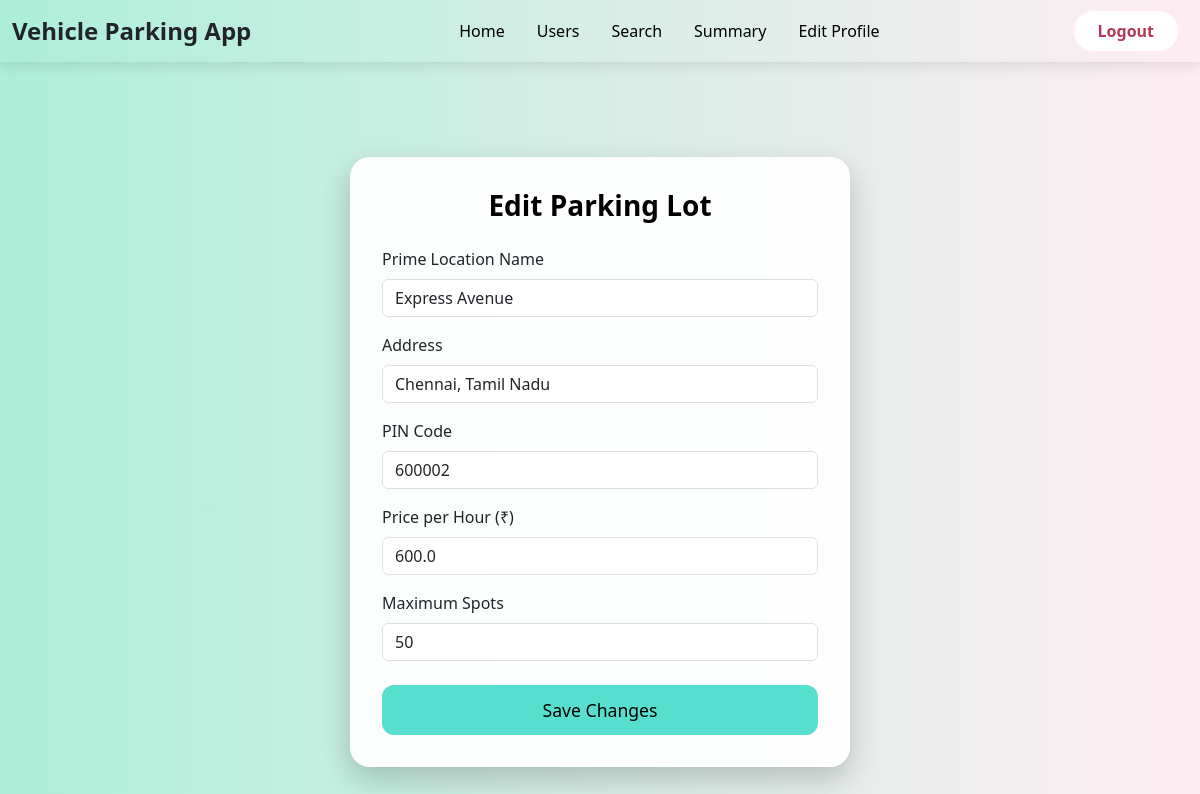
The page /admin_dashboard/edit_parking_lot/1 (signed in) on the database its author committed.
### models.py (models this page shows)
class Parking_Lot(db.Model):
    __tablename__ = 'parking_lot'
    id = db.Column(db.Integer, primary_key=True)
    prime_location_name = db.Column(db.String(128), nullable=False)
    address = db.Column(db.String(128), nullable=False)
    pin_code = db.Column(db.String(6), nullable=False)
    price_per_hour = db.Column(db.Float, nullable=False)
    maximum_spots = db.Column(db.Integer, nullable=False)
    parking_spots = db.relationship('Parking_Spot', backref='parking_lot', lazy=True)

### routes.py (the view)
@app.route('/admin_dashboard/edit_parking_lot/<int:lot_id>')
@admin_required
def edit_parking_lot(lot_id):
    parking_lot = Parking_Lot.query.get(lot_id)
    if not parking_lot:
        flash('Parking lot not found', 'danger')
        return redirect(url_for('admin_dashboard', user_id=session['user_id']))
    return render_template('edit_parking_lot.html', parking_lot=parking_lot)

### routes.py (called while the page is built)
def admin_required(func):
    @wraps(func)
    def inner(*args, **kwargs):
        if 'user_id' not in session:
            flash('You need to log in first', 'danger')
            return redirect(url_for('admin_login'))
        user = User.query.get(session['user_id'])
        if not user.is_admin:
            flash('You do not have permission to access this page', 'danger')
            return redirect(url_for('admin_login'))
        return func(*args, **kwargs)
    return inner

### templates/edit_parking_lot.html (shortened to what this page needs)
{% extends 'layout.html' %}
{% block navbar %}
    {% include 'admin_navbar.html' %}
{% endblock navbar %}
{% block content %}
<div class="container d-flex justify-content-center align-items-center edit-lot-container">
    <div class="edit-lot-card text-center">
        <h2 class="form-title mb-4">Edit Parking Lot</h2>
        <form method="POST" action="">
            <div class="mb-3 text-start">
                <label for="prime_location_name" class="form-label">Prime Location Name</label>
                <input type="text" class="form-control" id="prime_location_name" name="prime_location_name" value="{{parking_lot.prime_location_name}}" required>
            </div>
            <div class="mb-3 text-start">
                <label for="address" class="form-label">Address</label>
                <input type="text" class="form-control" id="address" name="address" value="{{parking_lot.address}}" required>
            </div>
            <div class="mb-3 text-start">
                <label for="pin_code" class="form-label">PIN Code</label>
                <input type="text" class="form-control" id="pin_code" name="pin_code" value="{{parking_lot.pin_code}}" required>
            </div>
            <div class="mb-3 text-start">
                <label for="price_per_hour" class="form-label">Price per Hour (₹)</label>
                <input type="number" class="form-control" id="price_per_hour" name="price_per_hour" value="{{parking_lot.price_per_hour}}" min="0" required>
            </div>
            <div class="mb-4 text-start">
                <label for="maximum_spots" class="form-label">Maximum Spots</label>
                <input type="number" class="form-control" id="maximum_spots" name="maximum_spots" value="{{parking_lot.maximum_spots}}" min="1" required>
            </div>
            <div class="d-grid">
                <button type="submit" class="btn btn-save">Save Changes</button>
            </div>
        </form>
    </div>
</div>
{% endblock content %}

### templates/edit_parking_lot.html (style rules this page uses)
body { background: linear-gradient(to right, #ADEED9, #FFEDF3); font-family: 'Segoe UI', Tahoma, Geneva, Verdana, sans-serif; }
.edit-lot-container { height: 100vh; }
.edit-lot-card { background-color: rgba(255, 255, 255, 0.95); border-radius: 20px; padding: 2rem; box-shadow: 0 12px 30px rgba(0, 0, 0, 0.2); min-width: 320px; max-width: 500px; width: 100%; }
.form-title { font-size: 1.75rem; font-weight: 700; color: #000000; }
.btn-save { background-color: #56DFCF; color: #000000; font-size: 1.1rem; padding: 0.75rem; border-radius: 12px; border: none; }

### rows shown on the page
Parking_Lot: prime_location_name "Express Avenue", address "Chennai, Tamil Nadu", pin_code "600002", price_per_hour "600.0", maximum_spots "50"
